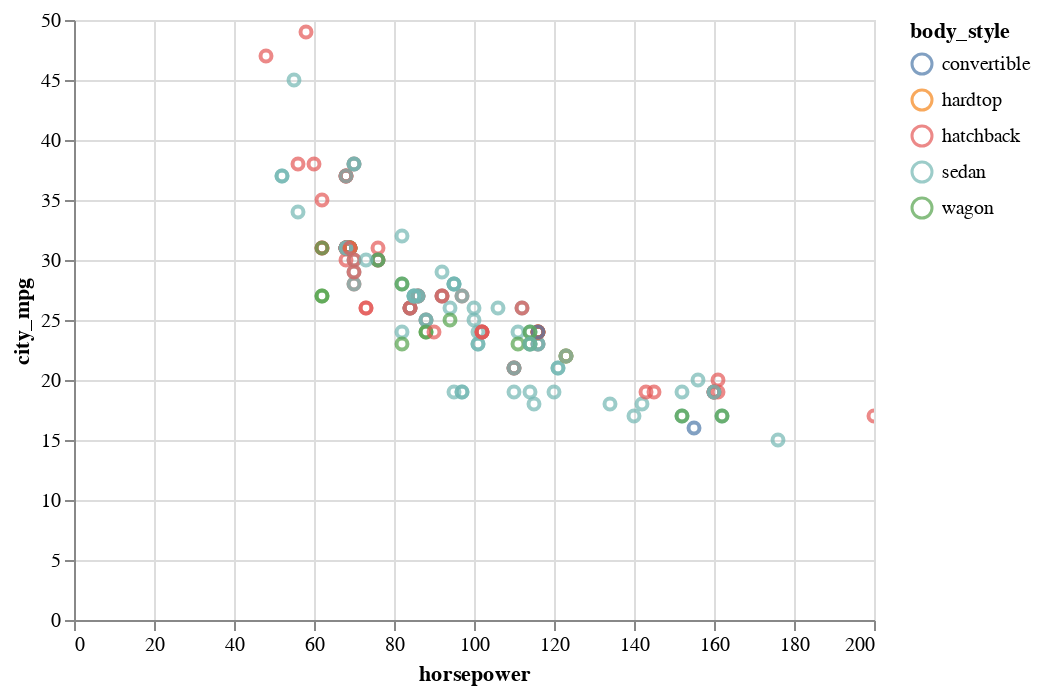

The notebook cell saved with this chart:
### Code cell
plot

### Figure 1 — Vega-Lite specification as saved in the notebook (floating-point values rounded to 4 significant figures; data arrays with more than 128 entries replaced by an {"elided": "..."} marker saying what was removed)
{"config": {"view": {"continuousWidth": 400, "continuousHeight": 300}}, "data": {"name": "data-056ead70445dac3c386cebe1cf7db4b2"}, "mark": "point", "encoding": {"color": {"type": "nominal", "field": "body_style"}, "x": {"type": "quantitative", "field": "horsepower"}, "y": {"type": "quantitative", "field": "city_mpg"}}, "selection": {"selector001": {"type": "interval", "bind": "scales", "encodings": ["x", "y"]}}, "$schema": "https://vega.github.io/schema/vega-lite/v4.8.1.json", "datasets": {"data-056ead70445dac3c386cebe1cf7db4b2": {"elided": "159 records"}}}
